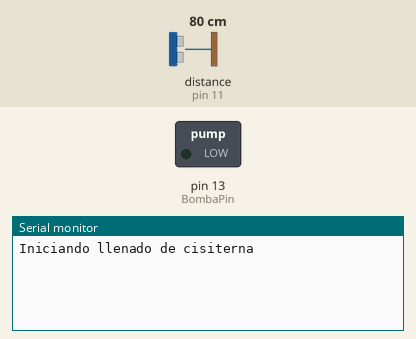
Simulated run of this sketch. Board: Arduino Uno, built with avr-gcc and run on an emulated ATmega328P. Parts: switched loads named in the sketch (green lamp = pin HIGH), the last lines printed to the serial monitor. Wiring (inferred from the names in the program): ultrasonic range finder: trigger pin 12; echo pin 11. The inputs (shaded band) are chosen by the test bench; at power-on: distance to the obstacle (sensor on pin 11) 80 cm. The echo pulse lasts 58.3 µs per cm; pins used as bus, display or sensor lines are not drawn.

Above: at 1.8 s.
1.9 s: distance to the obstacle (sensor on pin 11) set to 2 cm
At 4.4 s:
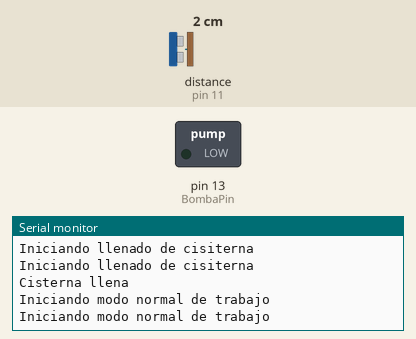
4.5 s: distance to the obstacle (sensor on pin 11) set to 18 cm
At 6.8 s:
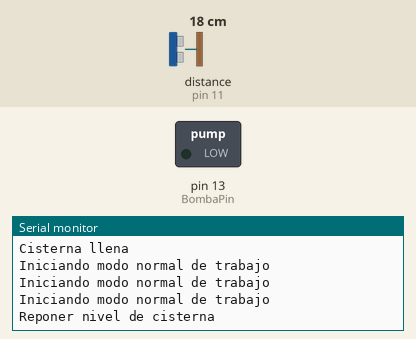

Measured:
- after the input at 1.9 s, the serial monitor: prints a new line after 1.1 s (image 1)
- after the input at 4.5 s, the serial monitor: prints a new line after 1.5 s (image 2)

The sketch:

Control_Nivel_Ultrasonico_2.ino
```cpp
//Autor Quique Mansilla
//Escuela Tecnica N° 2 Obispo Colombres
//Control de Nivel de cisterna automatico usando un sensor ultrasonico
//La variable "NivelxDistancia" contiene la distancia desde el sensor hasta el espejo de agua
//A mayor valor de "NivelxDistancia" menor nivel de agua

const int EchoPin = 11;
const int TriggerPin = 12;
const int BombaPin = 13;//Pin de salida para encender bomba
const int Maximo = 4; //Adaptar el valor de esta constante para el caso particular en que se aplique
const int Minimo = 8; //Idem linea anterior
int NivelxDistancia = 32; //Condicion inical, tanque vacio, valor se adapta al caso particular en que se aplique

void setup() {
  Serial.begin(9600);
  pinMode(BombaPin, OUTPUT);
  pinMode(TriggerPin, OUTPUT);
  pinMode(EchoPin, INPUT);
  void apagarBomba(int BombaPin); //Apaga la Bomba cuando inicia

  //Ejecuta la condicion inicial: El sistema cuando inicia, supone cisterna vacia
  //Entonces encendera la bomba hasta llenar cisterna, luego ingresa en modo trabajo normal
  while (NivelxDistancia > Maximo){
    int cm = ping(TriggerPin, EchoPin); // Se mide distancia al sensor para determinar nivel
    int imprimeValor(int cm);// Se imprime el valor de la medicion en cm
    NivelxDistancia = cm;
    delay(1000);
    void encenderBomba(int BombaPin); //Enciende la bomba para llenar la cisterna
    Serial.println("Iniciando llenado de cisiterna");
    }
    void apagarBomba(int BombaPin);
    Serial.println("Cisterna llena");
}

void loop() {
  Serial.println("Iniciando modo normal de trabajo");
  int cm = ping(TriggerPin, EchoPin); // Se mide la distancia al sensor en cm, que es el nivel
  int imprimeValor(int cm);
  delay(1000);
  //Si el nivel es menor que el Maximo mantiene la Bomba apagada hasta que este por debajo del minimo
  if (NivelxDistancia > Maximo){
    do {
      int cm = ping(TriggerPin, EchoPin); // Se mide la distancia al sensor en cm, que es el nivel
      int imprimeValor(int cm);
      NivelxDistancia = cm;
      void apagarBomba(int BombaPin);//Apaga la bomba si el nivel supera el Maximo ó si el nivel
                                    // se encutra en el minimo y el maximo
      delay(1000);
    } while (NivelxDistancia < Minimo);
  }
  NivelxDistancia = cm;

  // Si el nivel esta por debajo del Minimo enciente la bomba hasta que alcamce el maximo
  if (NivelxDistancia > Minimo) {
    do {
    Serial.println("Reponer nivel de cisterna");
    int cm = ping(TriggerPin, EchoPin); // Se mide la distancia al sensor en cm, que es el nivel
    int imprimeDistancia(int cm);
    NivelxDistancia = cm;
    void encenderBomba(int BombaPin);
    delay(1000);
    } while (NivelxDistancia > Maximo);
  }
}

//Area de definicion de Funciones

// Se define la funcion "ping" para medir la distancia al sensor usando las caracteristicas del
//sensor ultrasonico que determina el nivel
int ping(int TriggerPin, int EchoPin) {
  long duration, distanceCm;

  digitalWrite(TriggerPin, LOW);  //para generar un pulso limpio ponemos a LOW 4us
  delayMicroseconds(4);
  digitalWrite(TriggerPin, HIGH);  //generamos Trigger (disparo) de 10us
  delayMicroseconds(10);
  digitalWrite(TriggerPin, LOW);

  duration = pulseIn(EchoPin, HIGH);  //medimos el tiempo entre pulsos, en microsegundos

  distanceCm = duration * 10 / 292/ 2;   //convertimos ese tiempo a distancia, en cm
  return distanceCm; //La funcion "ping" devuelve el valor distancia en cm
}
//Se define la funcion "imprimeValor" para abreviar lectura del codigo
int imprimeValor(int cm){
    Serial.print("Distancia: ");
    Serial.print(cm);
    Serial.println("cm");
    }

//Se define la funcion "encenderBomba"
void encenderBomba(int BombaPin){
  digitalWrite(BombaPin, HIGH); // Enciende la bomba para que se llene la cisterna
  Serial.println("Bomba Encendida");
  }

//Se define la funcion "apagarBomba"
void apagarBomba(int BombaPin){
  digitalWrite(BombaPin, LOW); //Apaga la bomba
  Serial.println("Bomba Apagada");
  }
```
